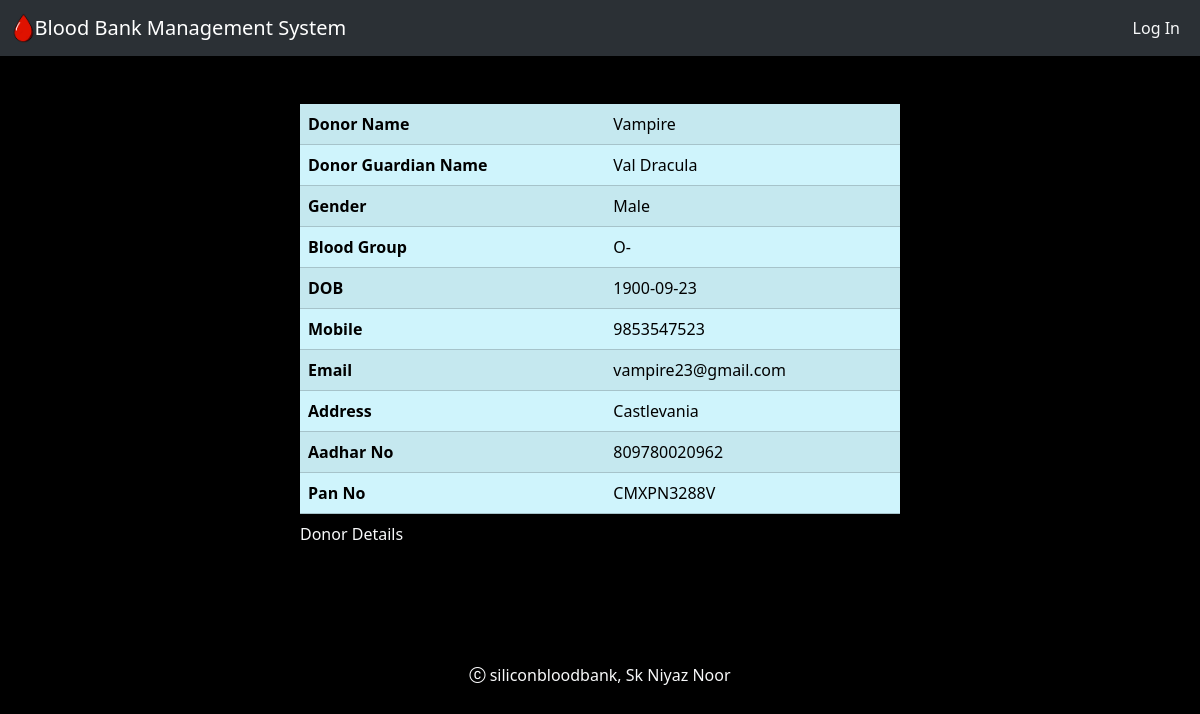
The app's page /DonorDetails.php?id=17 with its own data.
### tables this page shows
CREATE TABLE `bloodbankinformation` (
  `did` int(11) NOT NULL,
  `dname` varchar(255) NOT NULL,
  `dgname` varchar(255) NOT NULL,
  `gender` varchar(20) NOT NULL,
  `bloodgrp` varchar(20) NOT NULL,
  `dob` date NOT NULL,
  `mobile` bigint(20) NOT NULL,
  `email` varchar(50) NOT NULL,
  `address` varchar(255) NOT NULL,
  `aadhar` bigint(20) NOT NULL,
  `pan` varchar(20) NOT NULL
);

### DonorDetails.php (the view, shortened to what this page needs)
<!DOCTYPE html>
<html lang="en">
<head>
    <link
      href="https://cdn.jsdelivr.net/npm/bootstrap@5.3.2/dist/css/bootstrap.min.css"
      rel="stylesheet"
    />
    <link href="bootstrap.min.css" rel="stylesheet" />
    <link
      rel="stylesheet"
      href="https://cdn.jsdelivr.net/npm/bootstrap-icons@1.11.1/font/bootstrap-icons.css"
    />
</head>
<body>
<?php
    include_once "Navbar.php";
?>
<?php
require_once "DataBaseConnect.php";
$did=$_GET['id'];
$qry="select * from bloodbankinformation where did=$did";
$res=$conn->query($qry);
if($res->num_rows>0){
?>
<div class="d-flex justify-content-center">
<div class="table-responsive-sm m-5 w-50">
<table class="table table-info table-striped table-hover">
<caption class="text-light">Donor Details</caption>
    <?php
        $bdt = $res->fetch_assoc();
    ?>
    <tr>
        <th scope="col">Donor Name</th>
        <td><?php echo $bdt['dname'] ?></td>
    </tr>
    <tr>
        <th scope="col">Donor Guardian Name</th>
        <td><?php echo $bdt['dgname'] ?></td>
    </tr>
    <tr>
        <th scope="col">Gender</th>
        <td><?php echo $bdt['gender'] ?></td>
    </tr>
    <tr>
        <th scope="col">Blood Group</th>
        <td><?php echo $bdt['bloodgrp'] ?></td>
    </tr>
    <tr>
        <th scope="col">DOB</th>
        <td><?php echo $bdt['dob'] ?></td>
    </tr>
    <tr>
        <th scope="col">Mobile</th>
        <td><?php echo $bdt['mobile'] ?></td>
    </tr>
    <tr>
        <th scope="col">Email</th>
        <td><?php echo $bdt['email'] ?></td>
    </tr>
    <tr>
        <th scope="col">Address</th>
        <td><?php echo $bdt['address'] ?></td>
    </tr>
    <tr>
        <th scope="col">Aadhar No</th>
        <td><?php echo $bdt['aadhar'] ?></td>
    </tr>
    <tr>
        <th scope="col">Pan No</th>
        <td><?php echo $bdt['pan'] ?></td>
    </tr>
    <?php
        }
        else{
            echo "No Data Found";
        }
    ?>
</table>
</div>
</div>
<?php
    include_once "Footer.php";
?>
</body>
</html>

### records on screen
bloodbankinformation: dname "Vampire", dgname "Val Dracula", gender "Male", bloodgrp "O-", dob "1900-09-23", mobile "9853547523", email "vampire23@gmail.com", address "Castlevania", aadhar "809780020962", pan "CMXPN3288V"
